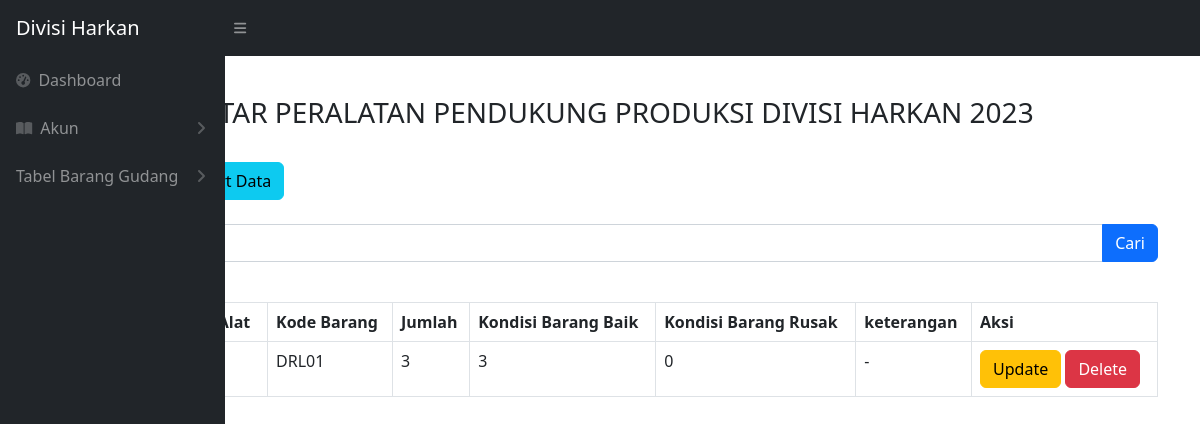
Before: /alat_produksi.php?cari=Bor Magnet with the older database file.
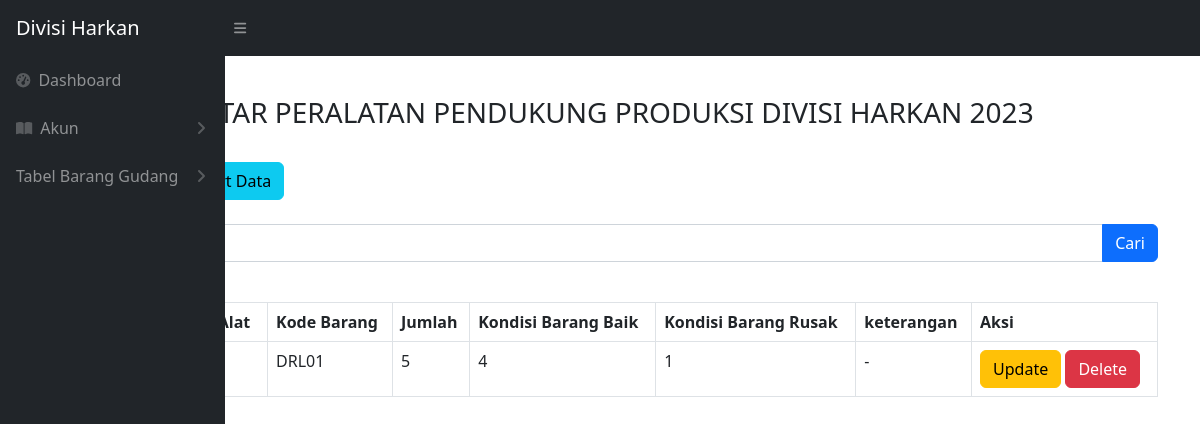
After: the same page with the newer database file.
### tables this page shows
CREATE TABLE `alat_produksi` (
  `idbarang` int(11) NOT NULL,
  `namabarang` varchar(512) NOT NULL,
  `kodebarang` varchar(100) NOT NULL,
  `jumlah` int(11) NOT NULL,
  `baik` int(11) NOT NULL,
  `rusak` int(11) NOT NULL,
  `keterangan` varchar(512) NOT NULL,
  `kategori_id` int(11) NOT NULL
);

### alat_produksi.php (the view, shortened to what the changed rows need)
<?php
require 'controller/koneksi.php';
$query = "SELECT * FROM alat_produksi";
if (isset($_GET['cari'])) {
    $keyword = $_GET['cari'];
    $query = "SELECT * FROM alat_produksi WHERE namabarang LIKE '%$keyword%' OR kodebarang LIKE '%$keyword%'";
}
?>
<!DOCTYPE html>
<html lang="en">
<head>
    <link href="css/styles.css" rel="stylesheet" />
</head>
<body class="sb-nav-fixed">
    <br>
    <br>
    <main>
        <br>
        <div class="container -fluid">
            <div class="card-mb-4">
                <br>
                <br>
                <br>
                <div class="card-body">
                    <div class="table table-responsive">
                        <table class="table table-bordered" id="dataTable" width="100" cellspacing="0">
                            <thead>
                                <tr>
                                    <th>No</th>
                                    <th>Nama Barang / Alat</th>
                                    <th>Kode Barang</th>
                                    <th>Jumlah</th>
                                    <th>Kondisi Barang Baik</th>
                                    <th>Kondisi Barang Rusak</th>
                                    <th>keterangan</th>
                                    <th>Aksi</th>
                                </tr>
                            </thead>
                            <tbody>
                                <?php
                                $i = 1;
                                $ambilsemuadatabarang = mysqli_query($conn, $query);
                                while ($data = mysqli_fetch_array($ambilsemuadatabarang)) {
                                    $namabarang = $data['namabarang'];
                                    $kodebarang = $data['kodebarang'];
                                    $jumlah = $data['jumlah'];
                                    $barangbaik = $data['baik'];
                                    $barangrusak = $data['rusak'];
                                    $keterangan = $data['keterangan'];
                                    $idb = $data['idbarang'];
                                ?>
                                    <tr>
                                        <td><?= $i++ ?></td>
                                        <td><?= $namabarang ?></td>
                                        <td><?= $kodebarang ?></td>
                                        <td><?= $jumlah ?></td>
                                        <td><?= $barangbaik ?></td>
                                        <td><?= $barangrusak ?></td>
                                        <td><?= $keterangan ?></td>
                                        <td>
                                            <button type="button" class="btn btn-warning" data-bs-toggle="modal" data-bs-target="#edit<?= $idb; ?>">
                                                Update
                                            </button>
                                            <button type="button" class="btn btn-danger" data-bs-toggle="modal" data-bs-target="#delete<?= $idb; ?>">
                                                Delete
                                            </button>
                                        </td>
                                    </tr>
                                <?php
                                };
                                ?>
                            </tbody>
                        </table>
    </main>
</html>

Changed rows visible on the page:
changed alat_produksi "DRL01": jumlah "3" → "5"; baik "3" → "4"; rusak "0" → "1"
